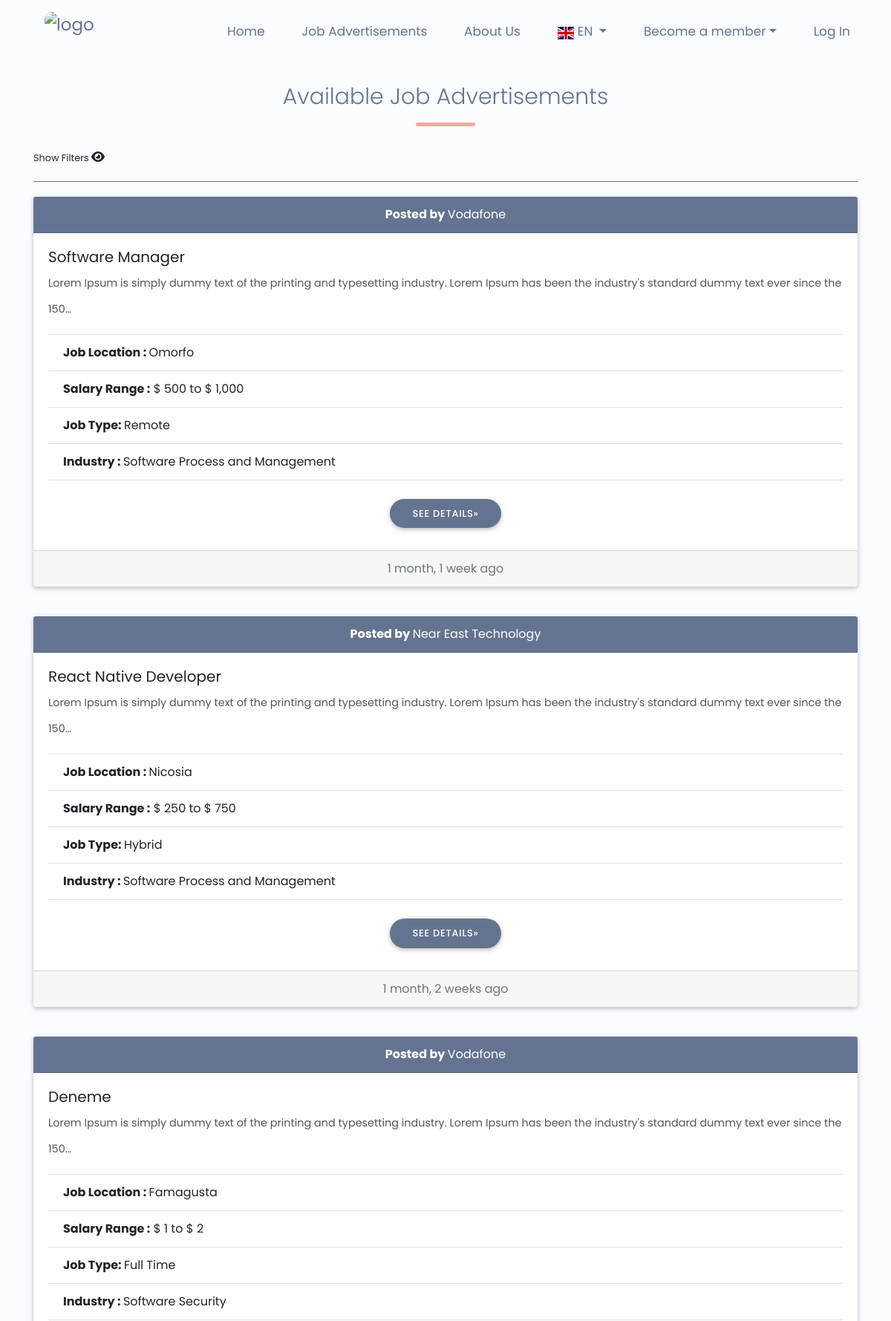
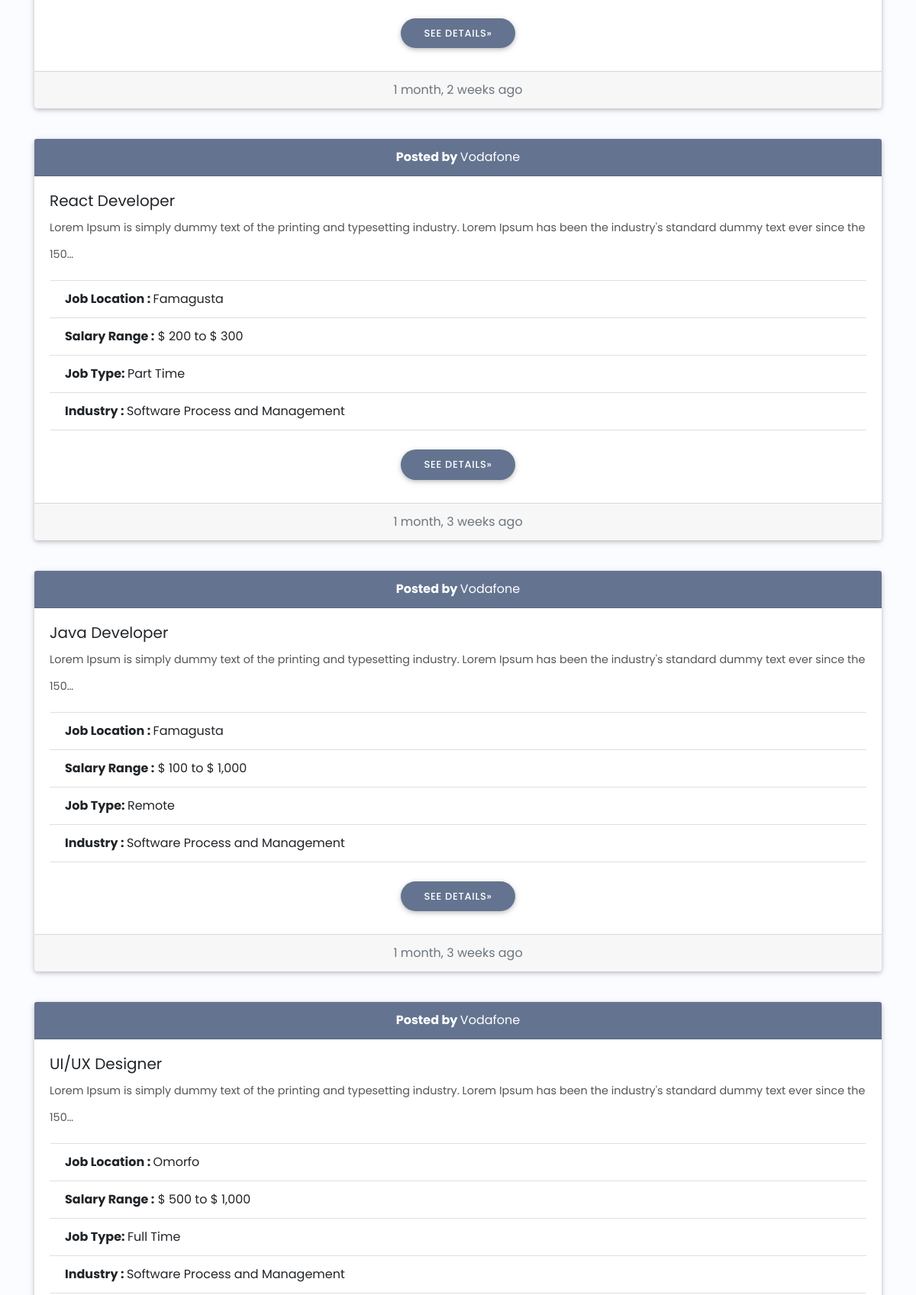
Page /job-adverts/all-job-adverts (upper part) on the committed database (2 pictures, top to bottom).
### core/models.py (models this page shows, shortened)
class JobAdvert(models.Model):
    user = models.ForeignKey(User, on_delete=models.CASCADE)
    company = models.ForeignKey(Company, on_delete=models.CASCADE)
    title = models.CharField(max_length=100, null=True, blank=True)
    location = models.CharField(choices=CITIES, max_length=1, null=True, blank=True)
    min_salary = models.PositiveIntegerField(default=0, null=True, blank=True)
    max_salary = models.PositiveIntegerField(null=True, blank=True)
    description = models.TextField(max_length=1000, null=True, blank=True)
    created_at = models.DateTimeField(auto_now_add=True)
    is_available = models.BooleanField(default=True)
    job_type = models.CharField(choices=JOB_TYPES, max_length=1, null=True, blank=True)
    industry = models.ForeignKey(Industry, on_delete=models.CASCADE, null=True, blank=True)

class Company(models.Model):
    user = models.OneToOneField(User, on_delete=models.CASCADE)
    company_name = models.CharField(max_length=120, null=True, blank=True)
    establishment_date = models.DateField(null=True, blank=True)
    city = models.CharField(max_length=100, null=True, blank=True)
    state = models.CharField(max_length=100, null=True, blank=True)

class Industry(models.Model):
    name = models.CharField(max_length=100, null=True, blank=True)

### core/views.py (the view)
# urls.py: path("job-adverts/all-job-adverts", views.all_job_adverts, name = "all_job_adverts"),
def all_job_adverts(request):
    job_adverts_list = JobAdvert.objects.filter(is_available=True).order_by("-created_at")
    filter_query = JobAdvertFilter(request.GET, queryset=job_adverts_list)
    return render(request, "website/all_job_adverts.html", {"filter_query":filter_query})

### templates/website/all_job_adverts.html (shortened to what this page needs)
{%extends "includes/base.html"%}
{%load static%}
{%load i18n%}
{% load humanize %}
{%load widget_tweaks%}
{%block content%}
<div class="container mt-4">
	<h3 class="text-center p-1 title">Available Job Advertisements</h3>
	<a type="button" id="filter_display_btn" onClick="showFilters()">
		<small id="filter-title">Show Filters </small><i id="eye-icon" class="fas fa-eye"></i>
	</a>
	<hr>
	<div class="row">
		{%if filter_query.qs%}
			{%for job_advert in filter_query.qs%}
				<div class="col-lg-12 mb-3">
					<div class="card mb-4">
						<div class="card-header text-center bg-primary text-white"><b>Posted by </b>{{job_advert.company.company_name}}</div>
						<div class="card-body">
							<h5 class="card-title">{{ job_advert.title }}</h5>
							<p class="card-text">{{ job_advert.description | truncatechars:150 }}</p>
							<ul class="list-group list-group-flush">
								<li class="list-group-item"><b>Job Location : </b>{{job_advert.get_location_display}}</li>
								<li class="list-group-item"><b>Salary Range :</b> $ {{job_advert.min_salary | intcomma}} to $ {{job_advert.max_salary | intcomma}}</li>
								<li class="list-group-item"><b>Job Type: </b>{{job_advert.get_job_type_display}}</li>
								<li class="list-group-item"><b>Industry : </b>{{job_advert.industry.name}}</li>
							</ul>
							<div style="display:flex; justify-content: center;" class="mt-3">
								<a href="{%url 'core:single_job_advert' job_advert.id%}" class="btn">
									See Details<span>&raquo;</span>
								</a>
							</div>
						</div>
						<div class="card-footer text-muted text-center">{{job_advert.created_at | naturaltime}}</div>
					</div>
				</div>
			{%endfor%}
		{%else%}
		<div class="col-lg-12 alert alert-warning text-center" style="font-size:17px; font-weight:500;">
			There are no any job advertisements with the searched filters.
		</div>
		{%endif%}
	</div>
</div>
{%endblock%}

### static/css/style.css (style rules this page uses)
html, body, .view { height: 100%; }

### static/css/custom.css (style rules this page uses)
.bg-primary { background: #647490 !important; }
* { margin: 0; padding: 0; box-sizing: border-box; }
:root { --primary-color: #647490; --secondary-color: #fff; --third-color: #ffa69b; --fourth-color: #e5edff; --fifth-color: #fbfcff; }
html { overflow-x: hidden !important; scroll-behavior: smooth; }
body { font-family: 'Poppins', sans-serif !important; background-color: var(--fifth-color) !important; scroll-behavior: smooth; }
p { color: #555 !important; font-weight: 400 !important; line-height:35px; }
.btn { display: inline-block !important; padding: 10px 30px !important; margin: 10px 0 !important; background: var(--primary-color) !important; color: var(--secondary-color) !important; font-weight: 500 !important; font-size: 13px; border-radius: 25px; letter-spacing: 0.7px; }
.title { padding: 10px !important; text-align: center !important; line-height: 60px !important; color: var(--primary-color) !important; font-size: 30px !important; margin-bottom: 30px !important; position: relative !important; }
.title::after { content:"" !important; background: var(--third-color) !important; width: 80px !important; height: 5px !important; border-radius: 5px !important; position: absolute !important; bottom:0 !important; left: 50% !important; transform: translateX(-50%) !important; }
hr { border:none ; background-color: var(--primary-color) ; height: 1px ; margin:20px 0; }

### rows in the picture
JobAdvert: company.company_name "Vodafone", title "Software Manager", description "Lorem Ipsum is simply dummy text of the printing and typesetting industry. Lorem Ipsum has been the industry's standard dummy text ever since the 150…", location "Omorfo", min_salary "500", max_salary "1,000", job_type "Remote", industry.name "Software Process and Management", created_at "1 month, 1 week ago"
JobAdvert: company.company_name "Near East Technology", title "React Native Developer", description "Lorem Ipsum is simply dummy text of the printing and typesetting industry. Lorem Ipsum has been the industry's standard dummy text ever since the 150…", location "Nicosia", min_salary "250", max_salary "750", job_type "Hybrid", industry.name "Software Process and Management", created_at "1 month, 2 weeks ago"
JobAdvert: company.company_name "Vodafone", title "Deneme", description "Lorem Ipsum is simply dummy text of the printing and typesetting industry. Lorem Ipsum has been the industry's standard dummy text ever since the 150…", location "Famagusta", min_salary "1", max_salary "2", job_type "Full Time", industry.name "Software Security", created_at "1 month, 2 weeks ago"
JobAdvert: company.company_name "Vodafone", title "React Developer", description "Lorem Ipsum is simply dummy text of the printing and typesetting industry. Lorem Ipsum has been the industry's standard dummy text ever since the 150…", location "Famagusta", min_salary "200", max_salary "300", job_type "Part Time", industry.name "Software Process and Management", created_at "1 month, 3 weeks ago"
JobAdvert: company.company_name "Vodafone", title "Java Developer", description "Lorem Ipsum is simply dummy text of the printing and typesetting industry. Lorem Ipsum has been the industry's standard dummy text ever since the 150…", location "Famagusta", min_salary "100", max_salary "1,000", job_type "Remote", industry.name "Software Process and Management", created_at "1 month, 3 weeks ago"
JobAdvert: company.company_name "Vodafone", title "UI/UX Designer", description "Lorem Ipsum is simply dummy text of the printing and typesetting industry. Lorem Ipsum has been the industry's standard dummy text ever since the 150…", location "Omorfo", min_salary "500", max_salary "1,000", job_type "Full Time", industry.name "Software Process and Management"

### other values in the picture
{{ LANGUAGE_CODE | upper }} "EN"
